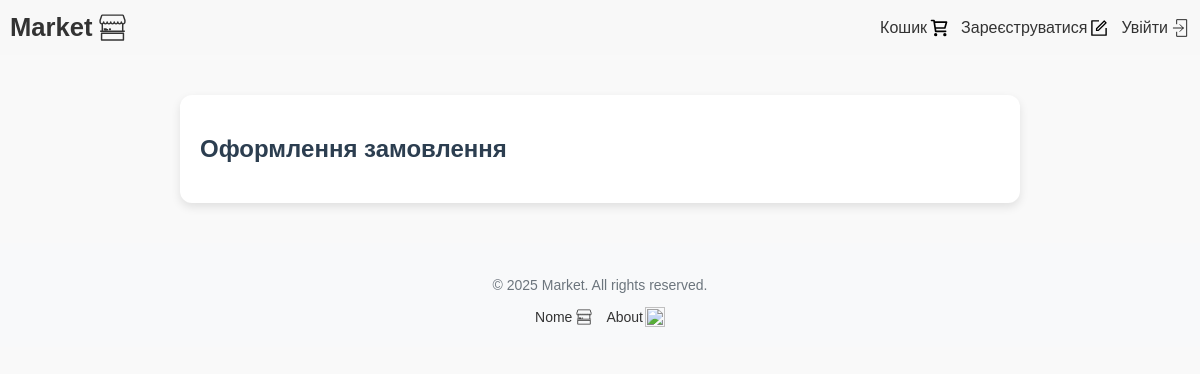
The app's page /orders/create/, older data.
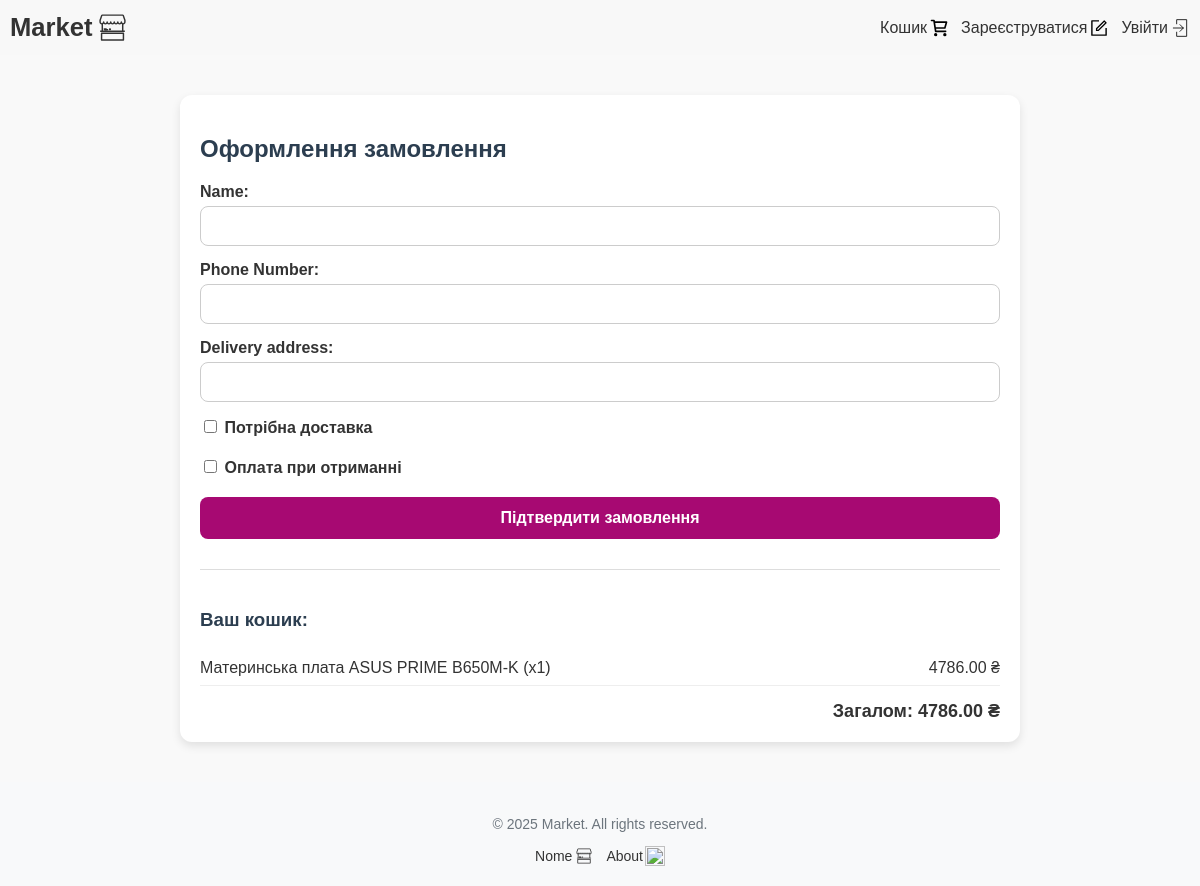
The same page, newer data.
### carts/models.py (models this page shows)
class Cart(models.Model):
    user = models.ForeignKey('auth.User', on_delete=models.CASCADE, blank=True, null=True, verbose_name='User')
    product = models.ForeignKey('shop.Product', on_delete=models.CASCADE, related_name='cart_items', verbose_name='Product')
    quantity = models.PositiveIntegerField(default=0, verbose_name='Quantity')
    session_key = models.CharField(max_length=40, blank=True, null=True)
    created_at = models.DateTimeField(auto_now_add=True, verbose_name='Created At')
    class Meta:
        db_table = 'cart'
        verbose_name = 'Cart'
        verbose_name_plural = 'Cart'
    objects = CartQuerySet.as_manager()
    def get_total_price(self):
        return round(self.product.price * self.quantity, 2)

### shop/models.py (models this page shows)
class Product(models.Model):
    name = models.CharField(max_length=200, verbose_name='Product Name')
    slug = models.SlugField(max_length=250, unique=True, blank=True, null=True, verbose_name='URL')
    description = models.TextField(blank=True, verbose_name='Description')
    price = models.DecimalField(max_digits=10, decimal_places=2, verbose_name='Price')
    discount = models.DecimalField(max_digits=5, decimal_places=2, default=0.00, verbose_name='Discount')
    stock = models.PositiveIntegerField(default=0, verbose_name='Stock Quantity')
    category = models.ForeignKey(Category, on_delete=models.CASCADE, related_name="products")
    created_at = models.DateTimeField(auto_now_add=True, verbose_name='Created At')
    class Meta:
        db_table = 'product'
        verbose_name = 'Product'
        verbose_name_plural = 'Products'

### orders/views.py (the view)
# urls.py: path('create/', views.create_order, name='create_order'),
def create_order(request):
    user = request.user if request.user.is_authenticated else None
    session_key = request.session.session_key
    if not session_key:
        request.session.create()
        session_key = request.session.session_key
    cart_items = Cart.objects.filter(user=user) if user else Cart.objects.filter(session_key=session_key)
    if request.method == 'POST':
        form = OrderForm(request.POST)
        if form.is_valid():
            name = user.username if user else form.cleaned_data['name']
            order = Order.objects.create(
                user=user,
                name=name,
                phone_number=form.cleaned_data['phone_number'],
                requires_delivery=form.cleaned_data['requires_delivery'],
                payment_on_get=form.cleaned_data['payment_on_get']
            )
            for item in cart_items:
                OrderItem.objects.create(
                    order=order,
                    product=item.product,
                    name=item.product.name,
                    price=item.product.price,
                    quantity=item.quantity
                )
            cart_items.delete()
            return redirect('orders:order_success')
    else:
        initial = {'name': user.username} if user else {}
        form = OrderForm(initial=initial)
    return render(request, 'orders/create_order.html', {
        'form': form,
        'cart_items': cart_items
    })

### orders/forms.py
class OrderForm(forms.ModelForm):
    class Meta:
        model = Order
        fields = ['phone_number', 'requires_delivery', 'payment_on_get']
    name = forms.CharField()
    delivery_address = forms.CharField()

### carts/models.py (called while the page is built)
    def total_price(self):
        return sum(cart.get_total_price() for cart in self)

### orders/templates/orders/create_order.html (shortened to what this page needs)
{% load static %}
<!DOCTYPE html>
<html lang="uk">
<head>
    <link rel="stylesheet" href="{% static 'orders/css/order.css' %}">
</head>
<body>
    {% include 'shop/partials/navigation.html' %}
    <div class="container">
        <h2>Оформлення замовлення</h2>
        {% if cart_items %}
    <form method="post">
        <div class="form-group">
            {{ form.name.label_tag }}
            {{ form.name }}
        </div>
        <div class="form-group">
            {{ form.phone_number.label_tag }}
            {{ form.phone_number }}
        </div>
        <div class="form-group">
            {{ form.delivery_address.label_tag }}
            {{ form.delivery_address }}
        </div>
        <div class="form-group">
            <label>
                {{ form.requires_delivery }} Потрібна доставка
            </label>
        </div>
        <div class="form-group">
            <label>
                {{ form.payment_on_get }} Оплата при отриманні
            </label>
        </div>
        <button type="submit">Підтвердити замовлення</button>
    </form>
    {% endif %}
        {% if cart_items.exists %}
        <div class="cart-items">
            <h3>Ваш кошик:</h3>
            {% for item in cart_items %}
                <div class="cart-item">
                    <span>{{ item.product.name }} (x{{ item.quantity }})</span>
                    <span>{{ item.get_total_price }} ₴</span>
                </div>
            {% endfor %}
            <div class="total">
                Загалом: {{ cart_items.total_price }} ₴
            </div>
        </div>
        {% endif %}
    </div>
    {% include 'shop/partials/footer.html' %}
</body>
</html>

Row changes from the older to the newer data that the page shows:
added Cart: product.name "Материнська плата ASUS PRIME B650M-K", quantity "1", get_total_price "4786.00", total_price "4786.00"
Text that changed along with them:
form field requires_delivery: (not shown) → "☐"
form field payment_on_get: (not shown) → "☐"
text now shown: "Name: Phone Number: Delivery address: Потрібна доставка Оплата при отриманні Підтвердити замовлення Ваш кошик: Загалом: ₴"
